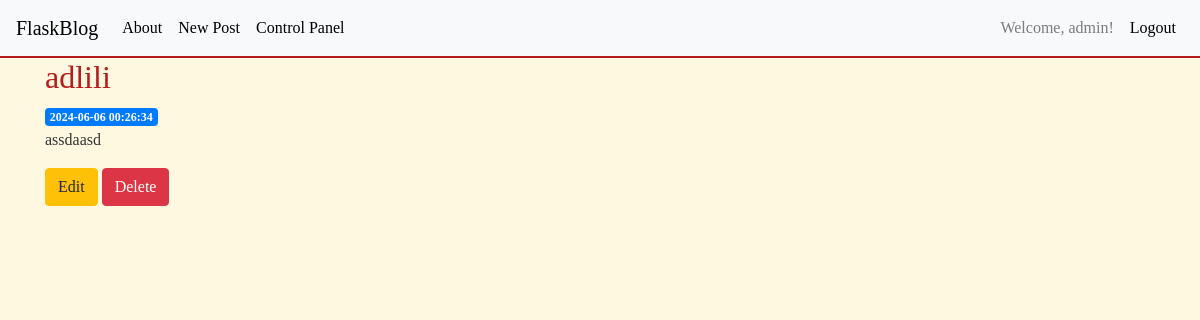
The app's page /post/1 (signed in) with its own data.
### tables this page shows
CREATE TABLE post (
    id INTEGER PRIMARY KEY AUTOINCREMENT,
    title TEXT NOT NULL,
    content TEXT NOT NULL,
    created TIMESTAMP NOT NULL DEFAULT CURRENT_TIMESTAMP,
    user_id INTEGER NOT NULL,
    FOREIGN KEY (user_id) REFERENCES user (id)
);

### app.py (the view)
@app.route('/post/<int:post_id>')
def post(post_id):
    conn = get_db_connection()
    post = conn.execute('SELECT * FROM post WHERE id = ?', (post_id,)).fetchone()
    conn.close()
    if post is None:
        flash('Post not found!', 'danger')
        return redirect(url_for('index'))
    return render_template('post.html', post=post)

### app.py (called while the page is built)
def get_db_connection():
    conn = sqlite3.connect('database.db')
    conn.row_factory = sqlite3.Row
    return conn

### templates/post.html
{% extends 'base.html' %}
{% block content %}
    <h2>{% block title %} {{ post['title'] }} {% endblock %}</h2>
    <span class="badge badge-primary">{{ post['created'] }}</span>
    <p>{{ post['content'] }}</p>
    {% if session.get('user_id') == post['user_id'] or session.get('is_admin') %}
        <a href="{{ url_for('edit', id=post['id']) }}" class="btn btn-warning">Edit</a>
        <form action="{{ url_for('delete', id=post['id']) }}" method="post" style="display:inline;">
            <button type="submit" class="btn btn-danger">Delete</button>
        </form>
    {% endif %}
{% endblock %}

### static/style.css (style rules this page uses)
body { background-color: #fff8e1; color: #333; font-family: 'Times New Roman', Times, serif; }
h1, h2, h3, h4, h5, h6 { color: #b71c1c; }

### records on screen
post: title "adlili", created "2024-06-06 00:26:34", content "assdaasd"

### other values on screen
{{ session['username'] }} "admin"
